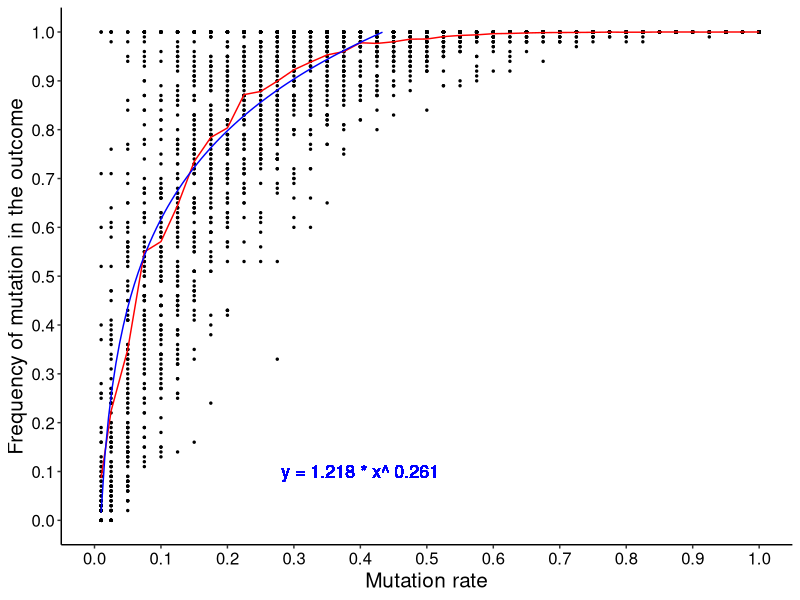

This figure's R source:
# Load required libraries
library(ggplot2)
library(dplyr)
library(scales)
library(ggrepel)
library(ggpubr)

# Read the CSV file
data <- read.csv("./SIM_RESULTS_STEPHEN/12_determine_experimental_mutrate_from_freq/12_experimental_mutrate_search_freq_mut_from_rate.csv", sep=',', na.strings=c('NaN','Inf'))

# Filter out rows with NA/NaN/Inf values in 'freq_mut_outcome' column
data <- data[!is.na(data$freq_mut_outcome) & is.finite(data$freq_mut_outcome), ]

filtered_data <- data %>% filter(mut_rate >= 0 & mut_rate <= 0.45)

# Calculate mean and confidence intervals
mean_ci <- data %>% group_by(mut_rate) %>% summarize(mean = mean(freq_mut_outcome), ci = 1.96 * sd(freq_mut_outcome) / sqrt(n()))
mean_ci2 <- data.frame(mean_ci)

# Perform logarithmic regression on filtered data
log_model <- lm(freq_mut_outcome ~ log(mut_rate), data = filtered_data)
log_eq <- expression(y == exp(a) * x^b)

# Calculate Nagelkerke's pseudo R-squared
y_hat <- predict(log_model, newdata = filtered_data)
y <- filtered_data$freq_mut_outcome
null_model <- lm(freq_mut_outcome ~ 1, data = filtered_data)
p_r_squared <- 1 - exp((logLik(log_model) - logLik(null_model)) / length(y))

# Format the equation of the line of best fit
eq_label <- paste("y =", format(coef(log_model)[1], digits = 4), "*", "x^", format(coef(log_model)[2], digits = 4))

# Create scatterplot with mean values and logarithmic regression line
plot <- ggplot(data, aes(x = mut_rate, y = freq_mut_outcome)) +
  geom_point(size = 0.5) +
  geom_line(data = mean_ci, aes(x = mut_rate, y = mean), color = "red", linewidth=0.5) +
  geom_smooth(data = filtered_data, method = "lm", formula = y ~ log(x), se = FALSE, color = "blue", linewidth=0.5) +
  geom_text(x = 0.4, y = 0.1, label = eq_label, color = "blue", size = 4.5) +
  labs(x = "Mutation rate", y = "Frequency of mutation in the outcome") +
  scale_x_continuous(limits = c(0, 1), breaks = seq(0, 1, 0.1)) +
  scale_y_continuous(limits = c(0, 1), breaks = seq(0, 1, 0.1)) +
  theme_classic() +
  theme(text = element_text(size = 15, color='black'),
        axis.text = element_text(color = "black"),
        axis.title = element_text(color = "black"),
        axis.line=element_line(linewidth=0.5))

# Save the plot as a PNG file
ggsave("SIM_RESULTS_STEPHEN/12_determine_experimental_mutrate_from_freq/freq_mut_mutrate_plot.png", plot, width = 8, height = 6, dpi = 300)
